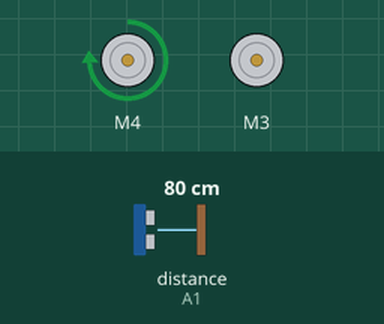
Simulated run of this sketch. Board: Arduino Uno, built with avr-gcc and run on an emulated ATmega328P. On the bench: 2 × DC motor (green arrow = forward, orange = backward, longer = faster). Wiring (inferred from the names in the program): ultrasonic range finder: trigger A0; echo A1. The inputs (shaded band) are chosen by the test bench; at power-on: distance to the obstacle (sensor on A1) 80 cm. The echo pulse lasts 58.3 µs per cm; what the sketch prints to the serial monitor is not drawn.

Above: at 1.2 s.
1.3 s: distance to the obstacle (sensor on A1) set to 2 cm
At 1.7 s:
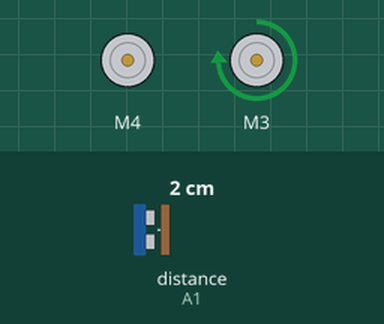
2.8 s: distance to the obstacle (sensor on A1) set to 9 cm
At 4.0 s:
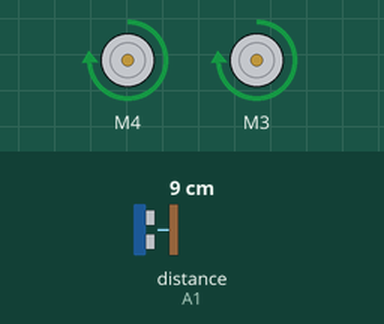
4.3 s: distance to the obstacle (sensor on A1) set to 12 cm
At 5.3 s:
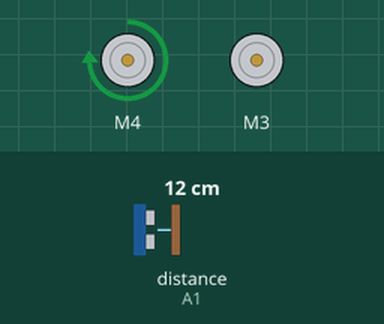
5.8 s: distance to the obstacle (sensor on A1) set to 4 cm
At 6.7 s:
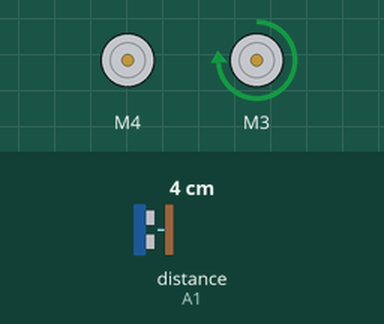
Timing chart, 0 to 8.8 s (numbered marks = the images above; inputs shaded):
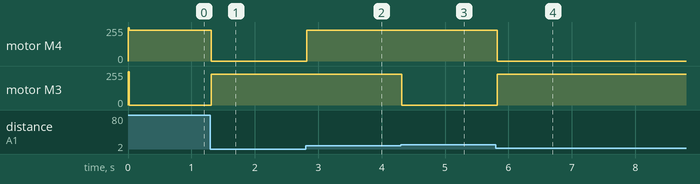

Measured:
- the behaviour switches between 10 and 11 cm on distance to the obstacle (sensor on A1) (found by bisection; images 2 and 3)
- after the input at 1.3 s, motor M4: forward 230/255 → stopped at once; motor M3: stopped → forward 230/255 at once
- after the input at 2.8 s, motor M4: stopped → forward 230/255 at once
- after the input at 4.3 s, motor M3: forward 230/255 → stopped at once
- after the input at 5.8 s, motor M4: forward 230/255 → stopped at once; motor M3: stopped → forward 230/255 at once

The sketch:

Make_u_move_4.ino
```cpp
#include <AFMotor.h>

#include <SoftwareSerial.h>


AF_DCMotor motor_L(4);              // 모터드라이버 L293D  3: M3에 연결,  4: M4에 연결

AF_DCMotor motor_R(3);

#define BT_RXD A5

#define BT_TXD A4

SoftwareSerial bluetooth(BT_RXD, BT_TXD);       // RX: A5, TX: A4


int i;


//초음파센서 출력핀(trig)과 입력핀(echo), 변수, 함수 선언//

int TrigPin = A0;

int EchoPin = A1;

long duration, distance;


void Distance_Measurement();


void setup(){

  Serial.begin(9600);              // PC와의 시리얼 통신속도

  bluetooth.begin(9600);            // 스마트폰 블루투스 통신속도

  Serial.println("Eduino Smart Car Start!");


  pinMode(EchoPin, INPUT);   // EchoPin 입력

  pinMode(TrigPin, OUTPUT);  // TrigPin 출력


  motor_L.setSpeed(250);              // 왼쪽 모터의 속도

  motor_L.run(FORWARD);

  motor_R.setSpeed(250);              // 오른쪽 모터의 속도

  motor_R.run(FORWARD);

}


void loop(){

  Distance_Measurement();

  motor_L.run(FORWARD);

  motor_R.run(FORWARD);

  motor_L.setSpeed(230);

  motor_R.setSpeed(230);

  bluetooth.println(distance);

  if(distance<85)

  {

    motor_L.run(RELEASE);

  }


  else if(distance>100&&distance<2000)

  {

    motor_R.run(RELEASE);

  }

}


////////거리감지///////////

void Distance_Measurement()

{

  digitalWrite(TrigPin, LOW);

  delay(2);

  digitalWrite(TrigPin, HIGH);  // trigPin에서 초음파 발생(echoPin도 HIGH)

  delayMicroseconds(10);

  digitalWrite(TrigPin, LOW);

  duration = pulseIn(EchoPin, HIGH);    // echoPin 이 HIGH를 유지한 시간을 저장 한다.

  distance = ((float)(340 * duration) / 1000) / 2;

  delay(5);

}
```
